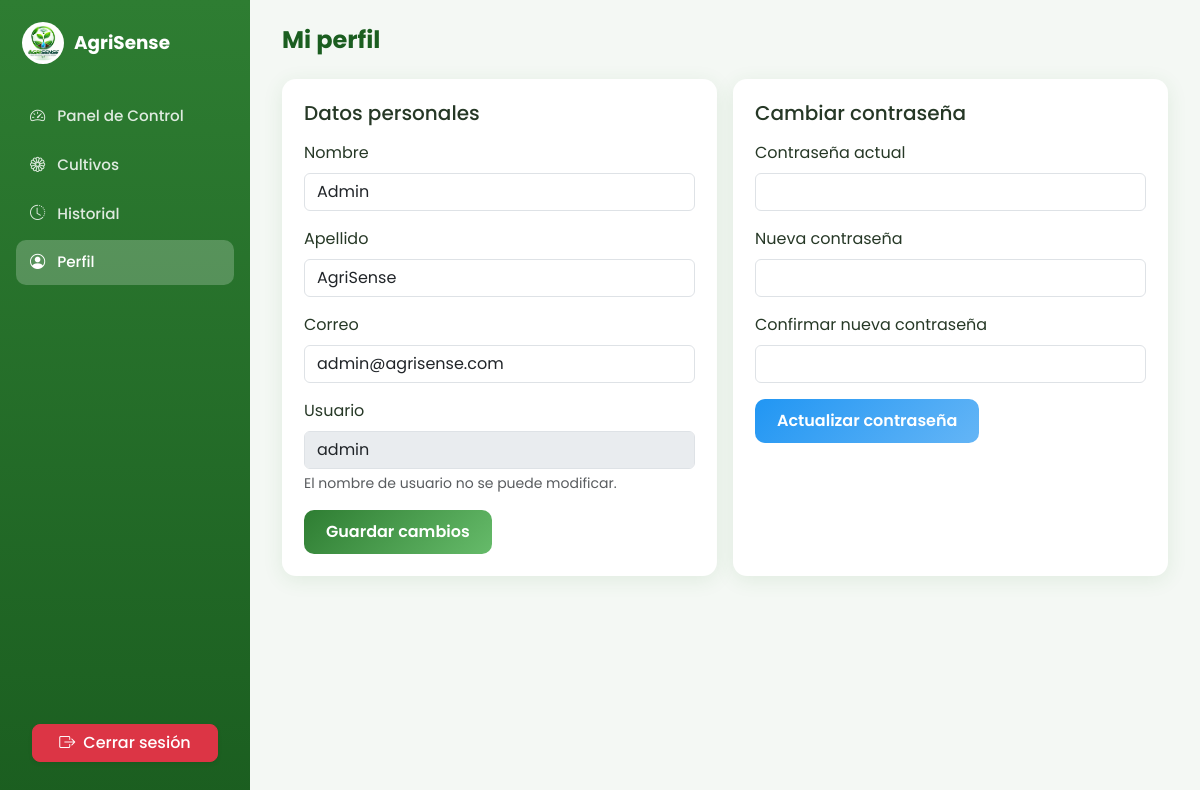
The app's page /perfil.php (signed in) with its own data.
### tables this page shows
CREATE TABLE usuarios (
    id_usuario INT AUTO_INCREMENT PRIMARY KEY,
    nombre VARCHAR(60) NOT NULL,
    apellido VARCHAR(60) NOT NULL,
    correo VARCHAR(120) NOT NULL UNIQUE,
    usuario VARCHAR(50) NOT NULL UNIQUE,
    contraseña VARCHAR(255) NOT NULL,
    cultivo_activo_id INT NULL,
    fecha_registro DATETIME NOT NULL DEFAULT CURRENT_TIMESTAMP
);

### perfil.php (the view, shortened to what this page needs)
<?php
require_once __DIR__ . '/config/conexion.php';
$idUsuario = $_SESSION['id_usuario'];
$stmt = $pdo->prepare('SELECT * FROM usuarios WHERE id_usuario = :id');
$stmt->execute(['id' => $idUsuario]);
$usuario = $stmt->fetch();
require_once __DIR__ . '/includes/header.php';
?>
<div class="app-shell">
    <?php require_once __DIR__ . '/includes/sidebar.php'; ?>
    <main class="main-content">
        <div class="topbar">
            <h1>Mi perfil</h1>
        </div>
        <div class="row g-3">
            <div class="col-lg-6">
                <div class="card-agrisense">
                    <h5 class="mb-3">Datos personales</h5>
                    <form method="POST">
                        <div class="mb-3">
                            <label class="form-label">Nombre</label>
                            <input type="text" name="nombre" class="form-control" value="<?= htmlspecialchars($usuario['nombre']) ?>" required>
                        </div>
                        <div class="mb-3">
                            <label class="form-label">Apellido</label>
                            <input type="text" name="apellido" class="form-control" value="<?= htmlspecialchars($usuario['apellido']) ?>" required>
                        </div>
                        <div class="mb-3">
                            <label class="form-label">Correo</label>
                            <input type="email" name="correo" class="form-control" value="<?= htmlspecialchars($usuario['correo']) ?>" required>
                        </div>
                        <div class="mb-3">
                            <label class="form-label">Usuario</label>
                            <input type="text" class="form-control" value="<?= htmlspecialchars($usuario['usuario']) ?>" disabled>
                            <div class="form-text">El nombre de usuario no se puede modificar.</div>
                        </div>
                        <button type="submit" class="btn btn-agrisense">Guardar cambios</button>
                    </form>
                </div>
            </div>
            <div class="col-lg-6">
                <div class="card-agrisense">
                    <h5 class="mb-3">Cambiar contraseña</h5>
                    <form method="POST">
                        <div class="mb-3">
                            <label class="form-label">Contraseña actual</label>
                            <input type="password" name="actual" class="form-control" required>
                        </div>
                        <div class="mb-3">
                            <label class="form-label">Nueva contraseña</label>
                            <input type="password" name="nueva" class="form-control" minlength="8" required>
                        </div>
                        <div class="mb-3">
                            <label class="form-label">Confirmar nueva contraseña</label>
                            <input type="password" name="confirmar" class="form-control" minlength="8" required>
                        </div>
                        <button type="submit" class="btn btn-agrisense-azul">Actualizar contraseña</button>
                    </form>
                </div>
            </div>
        </div>
    </main>
</div>
<?php require_once __DIR__ . '/includes/footer.php'; ?>

### assets/css/style.css (style rules this page uses)
:root { --verde-principal: #2E7D32; --verde-claro: #66BB6A; --azul: #2196F3; --blanco: #FFFFFF; --gris-fondo: #F4F8F4; --gris-texto: #4A5A4A; --sombra: 0 4px 20px rgba(46, 125, 50, 0.10); --radio: 14px; }
* { box-sizing: border-box; }
body { font-family: 'Poppins', sans-serif; background-color: var(--gris-fondo); color: #263826; margin: 0; }
.btn-agrisense { background: linear-gradient(135deg, var(--verde-principal), var(--verde-claro)); color: var(--blanco); border: none; border-radius: 10px; padding: 10px 22px; font-weight: 600; transition: transform .15s ease, box-shadow .15s ease; }
.btn-agrisense-azul { background: linear-gradient(135deg, var(--azul), #64B5F6); color: var(--blanco); border: none; border-radius: 10px; padding: 10px 22px; font-weight: 600; }
.app-shell { display: flex; min-height: 100vh; }
.main-content { flex: 1; padding: 26px 32px; max-width: 100%; }
.topbar { display: flex; align-items: center; justify-content: space-between; margin-bottom: 24px; flex-wrap: wrap; gap: 12px; }
.topbar h1 { font-size: 1.5rem; font-weight: 700; margin: 0; color: #1B5E20; }
.card-agrisense { background: var(--blanco); border-radius: var(--radio); box-shadow: var(--sombra); border: none; padding: 22px; height: 100%; }

### records on screen
usuarios: nombre "Admin", apellido "AgriSense", correo "admin@agrisense.com", usuario "admin"
